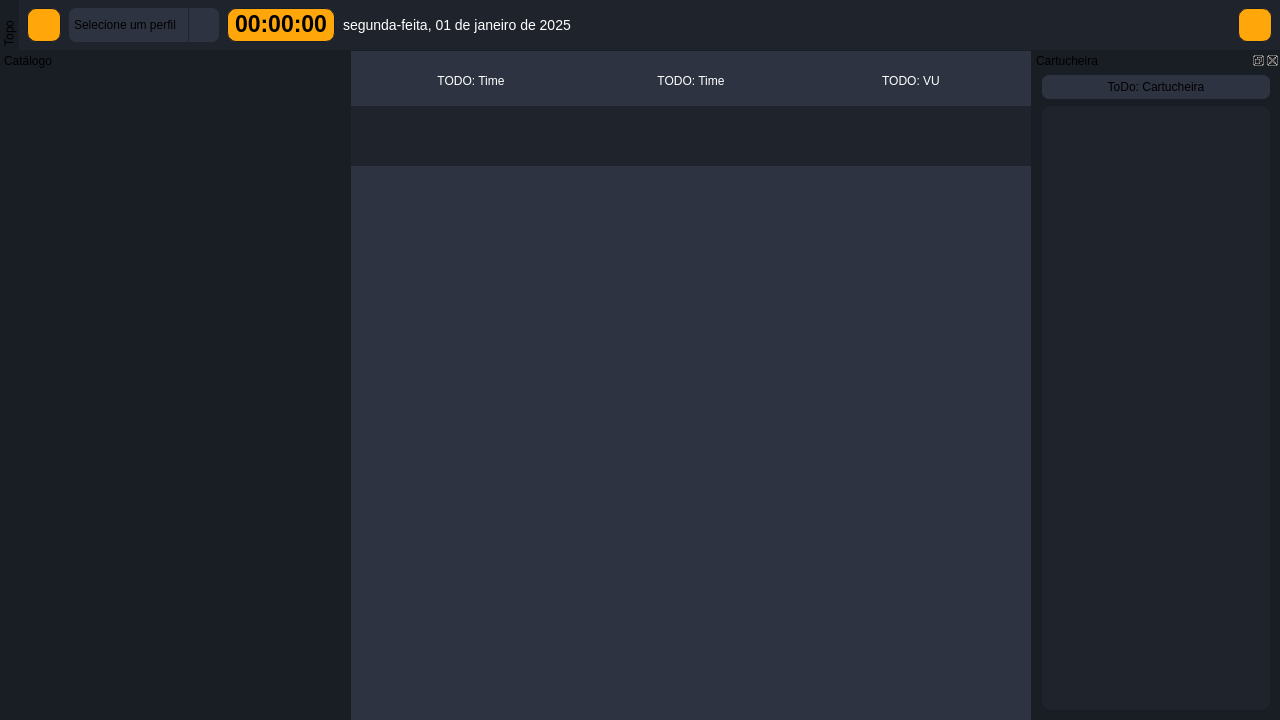
<?xml version="1.0" encoding="UTF-8"?>
<ui version="4.0">
 <class>Flow</class>
 <widget class="QMainWindow" name="Flow">
  <property name="geometry">
   <rect>
    <x>0</x>
    <y>0</y>
    <width>1280</width>
    <height>720</height>
   </rect>
  </property>
  <property name="minimumSize">
   <size>
    <width>1000</width>
    <height>600</height>
   </size>
  </property>
  <property name="windowTitle">
   <string notr="true">NaxiStudio Flow</string>
  </property>
  <property name="windowIcon">
   <iconset resource="../resources/app.qrc">
    <normaloff>:/images/icons/logo-naxistudio.svg</normaloff>:/images/icons/logo-naxistudio.svg</iconset>
  </property>
  <property name="styleSheet">
   <string notr="true">#Flow{
	background-color: #191D24;
}

QLabel{
	color: #ffffff;
}

QLineEdit{
	background-color: #2D3340;
	border: none;
	border-radius: 7px;
	padding-left: 5px;
}

QPushButton{
	background-color: #2D3340;
	border: none;
	border-radius: 7px;
	padding: 5px;
}

QPushButton:hover{
	background-color: #292e38;
}

QComboBox{
	background-color: #2D3340;
	border: none;
	border-radius: 7px;
	padding-left: 5px;
}

QComboBox:hover{
	background-color: #292e38;
}

QComboBox::drop-down {
    subcontrol-origin: padding;
    subcontrol-position: top right;
    width: 30px;
    border-left-width: 1px;
    border-left-color: #1F232C;
    border-left-style: solid;
    border-top-right-radius: 3px;
	border-bottom-right-radius: 3px;
}

QComboBox::down-arrow {
	image: url(&quot;:/images/icons/arrow-down.svg&quot;);
	width: 10px;
	height: 10px;
}

#Flow::separator {
	width: 0.5px;
	height: 0px;
}

#DockTopWidget{
	background-color: #1F232C;
}

#DockTopWidget QPushButton, #clock{
	background-color: #FFA60A;
	border-radius: 9px;
	border: 1px solid #191D24;
	color: #000;
}

#DockTopWidget QPushButton:hover{
	background-color: #ca8102;
}

#clock{
	padding: 0px 7px 2px 7px;
	font-size: 23px;
	font-weight: bold;
}

#date{
	font-size: 14px;
}


/* Slider */

QSlider::groove:horizontal {
border: 0px solid #191d24;
background: #191D24;
height: 8px;
border-radius: 2px;
}

QSlider::sub-page:horizontal {
background: #ffa60a;
border: 0px solid #191d24;
height: 8px;
border-radius: 2px;
}

QSlider::add-page:horizontal {
background: #191D24;
border: 0px solid #191d24;
height: 8px;
border-radius: 2px;
}

QSlider::handle:horizontal {
background: transparent;
border: 0px solid transparent;
width: 0px;
}

QSlider::handle:horizontal:hover {
background: rgba(31, 35, 44, 255);
border: 1px solid #1f232c;
border-radius: 4px;
}

QSlider::sub-page:horizontal:disabled {
background: #bbb;
border-color: #999;
}

QSlider::add-page:horizontal:disabled {
background: #eee;
border-color: #999;
}

QSlider::handle:horizontal:disabled {
background: #eee;
border: 1px solid #191d24;
border-radius: 6px;
}


/* QTabWidget */

QTabWidget::tab-bar {
    border: none;
    border-radius: 0px;
}

QTabBar::tab {
    background: #2D3340;
    border: none;
    padding:  5px 12px;
    font-weight:  bold;
    color: #fff;
    border-radius: 7px;
    margin-bottom: 7px;
	margin-top: 7px;
	margin-left: 7px;
}

QTabBar::tab:hover {
    background: #282D39;
}

QTabBar::tab:selected {
    background: #FFA60A;
    font-weight: bold;
    color: #000;
}


/* Doc Catalog */

QDockWidget, #DocCatalogWidget, #DocCartWallWidget{
	background-color: #191D24;
}

#DocCatalog QScrollArea, #DocCartWallWidget QScrollArea{
	background-color: #1F232C;
	border: none;
	border-radius: 10px;
}

#FilesListContent, #FoldersListContent, #DocCartWallScrollWidget{
	background-color: #1F232C;
	border-radius: 10px;
}

#FilesListView, #FoldersListView{
	background-color: #1F232C;
	border: none;
	border-radius: 10px;
	padding: 4px;
	outline: none;
}

#FilesListView::item, #FoldersListView::item{
	border: none;
	padding: 0px;
}

#DocCatalog QLabel{
	font-weight: bold;
	color: #fff;
}


/* Central Widget */

#centralwidget{
	background-color: #2D3340;
}

#PlayerControl{
	background-color: #1F232C;
}

#PlayerControl QPushButton{
	background-color: transparent;
	border: none;
	border-radius: 17px;
	padding: 0px;
}

#PlayerControl QPushButton#btnPlay, #PlayerControl QPushButton#btnPause{
	border-radius: 27px;
}

#PlayerControl QPushButton:hover{
	background-color: #0c101a;
}

#PlaylistScroll, #PlaylistScroll #PlaylistContent{
	background: transparent;
	border: none;
}

ProgramBlock{
	background: #1F232C;
	border-radius: 12px;
}

ProgramBlock #BlockContent{
	background: #272C37;
	border: none;
	border-radius: 10px;
}

</string>
  </property>
  <property name="dockOptions">
   <set>QMainWindow::DockOption::AllowNestedDocks|QMainWindow::DockOption::AllowTabbedDocks|QMainWindow::DockOption::AnimatedDocks</set>
  </property>
  <widget class="QWidget" name="centralwidget">
   <property name="minimumSize">
    <size>
     <width>400</width>
     <height>0</height>
    </size>
   </property>
   <property name="styleSheet">
    <string notr="true"/>
   </property>
   <layout class="QVBoxLayout" name="verticalLayout">
    <property name="spacing">
     <number>0</number>
    </property>
    <property name="leftMargin">
     <number>0</number>
    </property>
    <property name="topMargin">
     <number>0</number>
    </property>
    <property name="rightMargin">
     <number>0</number>
    </property>
    <property name="bottomMargin">
     <number>0</number>
    </property>
    <item>
     <widget class="QWidget" name="Player" native="true">
      <property name="sizePolicy">
       <sizepolicy hsizetype="Expanding" vsizetype="Fixed">
        <horstretch>0</horstretch>
        <verstretch>0</verstretch>
       </sizepolicy>
      </property>
      <layout class="QVBoxLayout" name="verticalLayout_4">
       <property name="spacing">
        <number>5</number>
       </property>
       <property name="leftMargin">
        <number>0</number>
       </property>
       <property name="topMargin">
        <number>0</number>
       </property>
       <property name="rightMargin">
        <number>0</number>
       </property>
       <property name="bottomMargin">
        <number>0</number>
       </property>
       <item>
        <widget class="QWidget" name="PlayerInfo" native="true">
         <property name="sizePolicy">
          <sizepolicy hsizetype="Expanding" vsizetype="Fixed">
           <horstretch>0</horstretch>
           <verstretch>0</verstretch>
          </sizepolicy>
         </property>
         <property name="minimumSize">
          <size>
           <width>0</width>
           <height>50</height>
          </size>
         </property>
         <property name="maximumSize">
          <size>
           <width>16777215</width>
           <height>50</height>
          </size>
         </property>
         <layout class="QHBoxLayout" name="horizontalLayout_3">
          <property name="spacing">
           <number>0</number>
          </property>
          <property name="leftMargin">
           <number>10</number>
          </property>
          <property name="topMargin">
           <number>10</number>
          </property>
          <property name="rightMargin">
           <number>10</number>
          </property>
          <property name="bottomMargin">
           <number>0</number>
          </property>
          <item>
           <widget class="QLabel" name="label_7">
            <property name="sizePolicy">
             <sizepolicy hsizetype="Expanding" vsizetype="Expanding">
              <horstretch>0</horstretch>
              <verstretch>0</verstretch>
             </sizepolicy>
            </property>
            <property name="text">
             <string notr="true">TODO: Time</string>
            </property>
            <property name="scaledContents">
             <bool>false</bool>
            </property>
            <property name="alignment">
             <set>Qt::AlignmentFlag::AlignCenter</set>
            </property>
           </widget>
          </item>
          <item>
           <widget class="QLabel" name="label_8">
            <property name="sizePolicy">
             <sizepolicy hsizetype="Expanding" vsizetype="Expanding">
              <horstretch>0</horstretch>
              <verstretch>0</verstretch>
             </sizepolicy>
            </property>
            <property name="text">
             <string notr="true">TODO: Time</string>
            </property>
            <property name="scaledContents">
             <bool>false</bool>
            </property>
            <property name="alignment">
             <set>Qt::AlignmentFlag::AlignCenter</set>
            </property>
           </widget>
          </item>
          <item>
           <widget class="QLabel" name="label">
            <property name="sizePolicy">
             <sizepolicy hsizetype="Expanding" vsizetype="Expanding">
              <horstretch>0</horstretch>
              <verstretch>0</verstretch>
             </sizepolicy>
            </property>
            <property name="text">
             <string notr="true">TODO: VU</string>
            </property>
            <property name="scaledContents">
             <bool>false</bool>
            </property>
            <property name="alignment">
             <set>Qt::AlignmentFlag::AlignCenter</set>
            </property>
           </widget>
          </item>
         </layout>
        </widget>
       </item>
       <item>
        <widget class="QWidget" name="PlayerControl" native="true">
         <property name="sizePolicy">
          <sizepolicy hsizetype="Expanding" vsizetype="Fixed">
           <horstretch>0</horstretch>
           <verstretch>0</verstretch>
          </sizepolicy>
         </property>
         <property name="minimumSize">
          <size>
           <width>0</width>
           <height>60</height>
          </size>
         </property>
         <property name="maximumSize">
          <size>
           <width>16777215</width>
           <height>60</height>
          </size>
         </property>
         <layout class="QHBoxLayout" name="horizontalLayout_2">
          <property name="spacing">
           <number>5</number>
          </property>
          <property name="leftMargin">
           <number>0</number>
          </property>
          <property name="topMargin">
           <number>0</number>
          </property>
          <property name="rightMargin">
           <number>0</number>
          </property>
          <property name="bottomMargin">
           <number>0</number>
          </property>
          <item>
           <spacer name="horizontalSpacer_3">
            <property name="cursor">
             <cursorShape>ArrowCursor</cursorShape>
            </property>
            <property name="orientation">
             <enum>Qt::Orientation::Horizontal</enum>
            </property>
            <property name="sizeHint" stdset="0">
             <size>
              <width>40</width>
              <height>20</height>
             </size>
            </property>
           </spacer>
          </item>
          <item>
           <widget class="QPushButton" name="btnNext">
            <property name="sizePolicy">
             <sizepolicy hsizetype="Fixed" vsizetype="Fixed">
              <horstretch>0</horstretch>
              <verstretch>0</verstretch>
             </sizepolicy>
            </property>
            <property name="minimumSize">
             <size>
              <width>34</width>
              <height>34</height>
             </size>
            </property>
            <property name="maximumSize">
             <size>
              <width>34</width>
              <height>34</height>
             </size>
            </property>
            <property name="cursor">
             <cursorShape>PointingHandCursor</cursorShape>
            </property>
            <property name="text">
             <string/>
            </property>
            <property name="icon">
             <iconset resource="../resources/app.qrc">
              <normaloff>:/images/icons/next.svg</normaloff>:/images/icons/next.svg</iconset>
            </property>
            <property name="iconSize">
             <size>
              <width>28</width>
              <height>28</height>
             </size>
            </property>
           </widget>
          </item>
          <item>
           <widget class="QPushButton" name="btnPlay">
            <property name="sizePolicy">
             <sizepolicy hsizetype="Fixed" vsizetype="Fixed">
              <horstretch>0</horstretch>
              <verstretch>0</verstretch>
             </sizepolicy>
            </property>
            <property name="minimumSize">
             <size>
              <width>54</width>
              <height>54</height>
             </size>
            </property>
            <property name="maximumSize">
             <size>
              <width>54</width>
              <height>54</height>
             </size>
            </property>
            <property name="cursor">
             <cursorShape>PointingHandCursor</cursorShape>
            </property>
            <property name="text">
             <string/>
            </property>
            <property name="icon">
             <iconset resource="../resources/app.qrc">
              <normaloff>:/images/icons/play.svg</normaloff>:/images/icons/play.svg</iconset>
            </property>
            <property name="iconSize">
             <size>
              <width>48</width>
              <height>48</height>
             </size>
            </property>
           </widget>
          </item>
          <item>
           <widget class="QPushButton" name="btnPause">
            <property name="sizePolicy">
             <sizepolicy hsizetype="Fixed" vsizetype="Fixed">
              <horstretch>0</horstretch>
              <verstretch>0</verstretch>
             </sizepolicy>
            </property>
            <property name="minimumSize">
             <size>
              <width>54</width>
              <height>54</height>
             </size>
            </property>
            <property name="maximumSize">
             <size>
              <width>54</width>
              <height>54</height>
             </size>
            </property>
            <property name="cursor">
             <cursorShape>PointingHandCursor</cursorShape>
            </property>
            <property name="text">
             <string/>
            </property>
            <property name="icon">
             <iconset resource="../resources/app.qrc">
              <normaloff>:/images/icons/pause.svg</normaloff>:/images/icons/pause.svg</iconset>
            </property>
            <property name="iconSize">
             <size>
              <width>48</width>
              <height>48</height>
             </size>
            </property>
           </widget>
          </item>
          <item>
           <widget class="QPushButton" name="btnStop">
            <property name="sizePolicy">
             <sizepolicy hsizetype="Fixed" vsizetype="Fixed">
              <horstretch>0</horstretch>
              <verstretch>0</verstretch>
             </sizepolicy>
            </property>
            <property name="minimumSize">
             <size>
              <width>34</width>
              <height>34</height>
             </size>
            </property>
            <property name="maximumSize">
             <size>
              <width>34</width>
              <height>34</height>
             </size>
            </property>
            <property name="cursor">
             <cursorShape>PointingHandCursor</cursorShape>
            </property>
            <property name="text">
             <string/>
            </property>
            <property name="icon">
             <iconset resource="../resources/app.qrc">
              <normaloff>:/images/icons/Stop.svg</normaloff>:/images/icons/Stop.svg</iconset>
            </property>
            <property name="iconSize">
             <size>
              <width>28</width>
              <height>28</height>
             </size>
            </property>
           </widget>
          </item>
          <item>
           <spacer name="horizontalSpacer_4">
            <property name="cursor">
             <cursorShape>ArrowCursor</cursorShape>
            </property>
            <property name="orientation">
             <enum>Qt::Orientation::Horizontal</enum>
            </property>
            <property name="sizeHint" stdset="0">
             <size>
              <width>40</width>
              <height>20</height>
             </size>
            </property>
           </spacer>
          </item>
         </layout>
        </widget>
       </item>
      </layout>
     </widget>
    </item>
    <item>
     <widget class="QScrollArea" name="PlaylistScroll">
      <property name="verticalScrollBarPolicy">
       <enum>Qt::ScrollBarPolicy::ScrollBarAsNeeded</enum>
      </property>
      <property name="horizontalScrollBarPolicy">
       <enum>Qt::ScrollBarPolicy::ScrollBarAsNeeded</enum>
      </property>
      <property name="sizeAdjustPolicy">
       <enum>QAbstractScrollArea::SizeAdjustPolicy::AdjustIgnored</enum>
      </property>
      <property name="widgetResizable">
       <bool>true</bool>
      </property>
      <property name="alignment">
       <set>Qt::AlignmentFlag::AlignHCenter|Qt::AlignmentFlag::AlignTop</set>
      </property>
      <widget class="QWidget" name="PlaylistContent">
       <property name="geometry">
        <rect>
         <x>0</x>
         <y>0</y>
         <width>680</width>
         <height>554</height>
        </rect>
       </property>
       <layout class="QVBoxLayout" name="verticalLayout_7">
        <property name="spacing">
         <number>10</number>
        </property>
        <property name="leftMargin">
         <number>20</number>
        </property>
        <property name="topMargin">
         <number>20</number>
        </property>
        <property name="rightMargin">
         <number>20</number>
        </property>
        <property name="bottomMargin">
         <number>20</number>
        </property>
       </layout>
      </widget>
     </widget>
    </item>
   </layout>
  </widget>
  <widget class="QDockWidget" name="DocCatalog">
   <property name="minimumSize">
    <size>
     <width>350</width>
     <height>183</height>
    </size>
   </property>
   <property name="baseSize">
    <size>
     <width>410</width>
     <height>0</height>
    </size>
   </property>
   <property name="features">
    <set>QDockWidget::DockWidgetFeature::DockWidgetMovable</set>
   </property>
   <property name="allowedAreas">
    <set>Qt::DockWidgetArea::LeftDockWidgetArea|Qt::DockWidgetArea::RightDockWidgetArea</set>
   </property>
   <property name="windowTitle">
    <string>Catálogo</string>
   </property>
   <attribute name="dockWidgetArea">
    <number>1</number>
   </attribute>
   <widget class="QWidget" name="DocCatalogWidget">
    <layout class="QVBoxLayout" name="verticalLayout_2">
     <property name="spacing">
      <number>0</number>
     </property>
     <property name="leftMargin">
      <number>0</number>
     </property>
     <property name="topMargin">
      <number>0</number>
     </property>
     <property name="rightMargin">
      <number>0</number>
     </property>
     <property name="bottomMargin">
      <number>0</number>
     </property>
    </layout>
   </widget>
  </widget>
  <widget class="QDockWidget" name="DocCartWall">
   <property name="minimumSize">
    <size>
     <width>248</width>
     <height>200</height>
    </size>
   </property>
   <property name="baseSize">
    <size>
     <width>410</width>
     <height>0</height>
    </size>
   </property>
   <property name="allowedAreas">
    <set>Qt::DockWidgetArea::LeftDockWidgetArea|Qt::DockWidgetArea::RightDockWidgetArea</set>
   </property>
   <property name="windowTitle">
    <string>Cartucheira</string>
   </property>
   <attribute name="dockWidgetArea">
    <number>2</number>
   </attribute>
   <widget class="QWidget" name="DocCartWallWidget">
    <layout class="QVBoxLayout" name="verticalLayout_3">
     <property name="spacing">
      <number>2</number>
     </property>
     <property name="leftMargin">
      <number>10</number>
     </property>
     <property name="topMargin">
      <number>0</number>
     </property>
     <property name="rightMargin">
      <number>10</number>
     </property>
     <property name="bottomMargin">
      <number>10</number>
     </property>
     <item>
      <widget class="QWidget" name="widget" native="true">
       <property name="sizePolicy">
        <sizepolicy hsizetype="Expanding" vsizetype="Fixed">
         <horstretch>0</horstretch>
         <verstretch>0</verstretch>
        </sizepolicy>
       </property>
       <property name="minimumSize">
        <size>
         <width>0</width>
         <height>30</height>
        </size>
       </property>
       <property name="maximumSize">
        <size>
         <width>16777215</width>
         <height>60</height>
        </size>
       </property>
       <layout class="QHBoxLayout" name="horizontalLayout_4">
        <property name="spacing">
         <number>5</number>
        </property>
        <property name="leftMargin">
         <number>0</number>
        </property>
        <property name="topMargin">
         <number>5</number>
        </property>
        <property name="rightMargin">
         <number>0</number>
        </property>
        <property name="bottomMargin">
         <number>5</number>
        </property>
        <item>
         <widget class="QPushButton" name="pushButton_2">
          <property name="text">
           <string>ToDo: Cartucheira</string>
          </property>
         </widget>
        </item>
       </layout>
      </widget>
     </item>
     <item>
      <widget class="QScrollArea" name="DocCartWallScroll">
       <property name="horizontalScrollBarPolicy">
        <enum>Qt::ScrollBarPolicy::ScrollBarAlwaysOff</enum>
       </property>
       <property name="sizeAdjustPolicy">
        <enum>QAbstractScrollArea::SizeAdjustPolicy::AdjustIgnored</enum>
       </property>
       <property name="widgetResizable">
        <bool>true</bool>
       </property>
       <widget class="QWidget" name="DocCartWallScrollWidget">
        <property name="geometry">
         <rect>
          <x>0</x>
          <y>0</y>
          <width>228</width>
          <height>597</height>
         </rect>
        </property>
        <layout class="QVBoxLayout" name="verticalLayout_5">
         <property name="spacing">
          <number>0</number>
         </property>
         <property name="leftMargin">
          <number>0</number>
         </property>
         <property name="topMargin">
          <number>0</number>
         </property>
         <property name="rightMargin">
          <number>0</number>
         </property>
         <property name="bottomMargin">
          <number>0</number>
         </property>
        </layout>
       </widget>
      </widget>
     </item>
    </layout>
   </widget>
  </widget>
  <widget class="QDockWidget" name="DockTop">
   <property name="sizePolicy">
    <sizepolicy hsizetype="Expanding" vsizetype="Fixed">
     <horstretch>0</horstretch>
     <verstretch>0</verstretch>
    </sizepolicy>
   </property>
   <property name="minimumSize">
    <size>
     <width>854</width>
     <height>50</height>
    </size>
   </property>
   <property name="maximumSize">
    <size>
     <width>524287</width>
     <height>50</height>
    </size>
   </property>
   <property name="features">
    <set>QDockWidget::DockWidgetFeature::DockWidgetVerticalTitleBar</set>
   </property>
   <property name="allowedAreas">
    <set>Qt::DockWidgetArea::TopDockWidgetArea</set>
   </property>
   <property name="windowTitle">
    <string notr="true">Topo</string>
   </property>
   <attribute name="dockWidgetArea">
    <number>4</number>
   </attribute>
   <widget class="QWidget" name="DockTopWidget">
    <layout class="QHBoxLayout" name="horizontalLayout">
     <property name="spacing">
      <number>8</number>
     </property>
     <property name="leftMargin">
      <number>8</number>
     </property>
     <property name="topMargin">
      <number>8</number>
     </property>
     <property name="rightMargin">
      <number>8</number>
     </property>
     <property name="bottomMargin">
      <number>8</number>
     </property>
     <item>
      <widget class="QPushButton" name="btnSettings">
       <property name="sizePolicy">
        <sizepolicy hsizetype="Fixed" vsizetype="Fixed">
         <horstretch>0</horstretch>
         <verstretch>0</verstretch>
        </sizepolicy>
       </property>
       <property name="minimumSize">
        <size>
         <width>34</width>
         <height>34</height>
        </size>
       </property>
       <property name="maximumSize">
        <size>
         <width>34</width>
         <height>34</height>
        </size>
       </property>
       <property name="cursor">
        <cursorShape>PointingHandCursor</cursorShape>
       </property>
       <property name="text">
        <string/>
       </property>
       <property name="icon">
        <iconset resource="../resources/app.qrc">
         <normaloff>:/images/icons/config.svg</normaloff>:/images/icons/config.svg</iconset>
       </property>
       <property name="iconSize">
        <size>
         <width>25</width>
         <height>25</height>
        </size>
       </property>
      </widget>
     </item>
     <item>
      <widget class="QComboBox" name="selectProfile">
       <property name="sizePolicy">
        <sizepolicy hsizetype="Fixed" vsizetype="Expanding">
         <horstretch>0</horstretch>
         <verstretch>0</verstretch>
        </sizepolicy>
       </property>
       <property name="minimumSize">
        <size>
         <width>150</width>
         <height>0</height>
        </size>
       </property>
       <property name="maximumSize">
        <size>
         <width>150</width>
         <height>16777215</height>
        </size>
       </property>
       <property name="cursor">
        <cursorShape>PointingHandCursor</cursorShape>
       </property>
       <property name="editable">
        <bool>false</bool>
       </property>
       <property name="insertPolicy">
        <enum>QComboBox::InsertPolicy::InsertAtBottom</enum>
       </property>
       <property name="placeholderText">
        <string>Selecione um perfil</string>
       </property>
      </widget>
     </item>
     <item>
      <widget class="QLabel" name="clock">
       <property name="text">
        <string notr="true">00:00:00</string>
       </property>
       <property name="textFormat">
        <enum>Qt::TextFormat::AutoText</enum>
       </property>
       <property name="scaledContents">
        <bool>false</bool>
       </property>
       <property name="alignment">
        <set>Qt::AlignmentFlag::AlignCenter</set>
       </property>
       <property name="indent">
        <number>0</number>
       </property>
      </widget>
     </item>
     <item>
      <widget class="QLabel" name="date">
       <property name="text">
        <string notr="true">segunda-feita, 01 de janeiro de 2025</string>
       </property>
      </widget>
     </item>
     <item>
      <spacer name="horizontalSpacer">
       <property name="orientation">
        <enum>Qt::Orientation::Horizontal</enum>
       </property>
       <property name="sizeHint" stdset="0">
        <size>
         <width>40</width>
         <height>20</height>
        </size>
       </property>
      </spacer>
     </item>
     <item>
      <widget class="QLabel" name="Logo">
       <property name="minimumSize">
        <size>
         <width>143</width>
         <height>34</height>
        </size>
       </property>
       <property name="maximumSize">
        <size>
         <width>143</width>
         <height>16777215</height>
        </size>
       </property>
       <property name="text">
        <string/>
       </property>
       <property name="pixmap">
        <pixmap resource="../resources/app.qrc">:/images/icons/logo-flow.svg</pixmap>
       </property>
       <property name="scaledContents">
        <bool>true</bool>
       </property>
      </widget>
     </item>
     <item>
      <spacer name="horizontalSpacer_2">
       <property name="orientation">
        <enum>Qt::Orientation::Horizontal</enum>
       </property>
       <property name="sizeType">
        <enum>QSizePolicy::Policy::Fixed</enum>
       </property>
       <property name="sizeHint" stdset="0">
        <size>
         <width>10</width>
         <height>20</height>
        </size>
       </property>
      </spacer>
     </item>
     <item>
      <widget class="QPushButton" name="btnFull">
       <property name="sizePolicy">
        <sizepolicy hsizetype="Minimum" vsizetype="Expanding">
         <horstretch>0</horstretch>
         <verstretch>0</verstretch>
        </sizepolicy>
       </property>
       <property name="minimumSize">
        <size>
         <width>34</width>
         <height>34</height>
        </size>
       </property>
       <property name="maximumSize">
        <size>
         <width>34</width>
         <height>34</height>
        </size>
       </property>
       <property name="cursor">
        <cursorShape>PointingHandCursor</cursorShape>
       </property>
       <property name="text">
        <string/>
       </property>
       <property name="icon">
        <iconset resource="../resources/app.qrc">
         <normaloff>:/images/icons/full-screen.svg</normaloff>:/images/icons/full-screen.svg</iconset>
       </property>
       <property name="iconSize">
        <size>
         <width>21</width>
         <height>21</height>
        </size>
       </property>
       <property name="shortcut">
        <string>F11</string>
       </property>
      </widget>
     </item>
    </layout>
   </widget>
  </widget>
 </widget>
 <resources>
  <include location="../resources/app.qrc"/>
  <include location="resources/flow.qrc"/>
 </resources>
 <connections/>
</ui>
